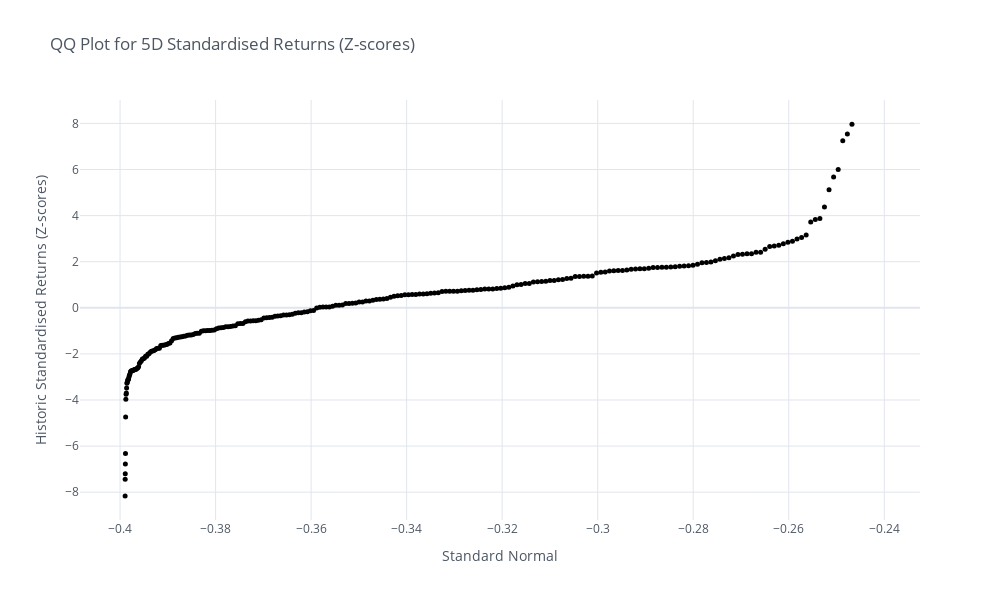

The cell this chart's notebook holds for it:
### Code cell
# Plot the QQ plot for 5D returns
df_5D.iplot(kind='scatter', x='Standard Normal', y='zscore', mode='markers', size=5, symbol='circle', color='black', title='QQ Plot for 5D Standardised Returns (Z-scores)', xTitle='Standard Normal', yTitle='Historic Standardised Returns (Z-scores)', width=0.5, dimensions=(1000, 600))

### Figure 1 — Plotly figure (JSON) as saved in the notebook; plotly's stock layout.template omitted (floating-point values rounded to 4 significant figures; data arrays with more than 128 entries replaced by an {"elided": "..."} marker saying what was removed)
{"data": [{"line": {"color": "rgba(0, 0, 0, 1.0)", "dash": "solid", "shape": "linear", "width": 0.5}, "marker": {"size": 5, "symbol": "circle"}, "mode": "markers", "name": "zscore", "text": "", "type": "scatter", "x": {"elided": "252 float values"}, "y": {"elided": "252 mixed values"}}], "layout": {"height": 600, "legend": {"bgcolor": "#FFFFFF", "font": {"color": "#4D5663"}}, "paper_bgcolor": "#FFFFFF", "plot_bgcolor": "#FFFFFF", "title": {"font": {"color": "#4D5663"}, "text": "QQ Plot for 5D Standardised Returns (Z-scores)"}, "width": 1000, "xaxis": {"gridcolor": "#E1E5ED", "showgrid": true, "tickfont": {"color": "#4D5663"}, "title": {"font": {"color": "#4D5663"}, "text": "Standard Normal"}, "zerolinecolor": "#E1E5ED"}, "yaxis": {"gridcolor": "#E1E5ED", "showgrid": true, "tickfont": {"color": "#4D5663"}, "title": {"font": {"color": "#4D5663"}, "text": "Historic Standardised Returns (Z-scores)"}, "zerolinecolor": "#E1E5ED"}}}
